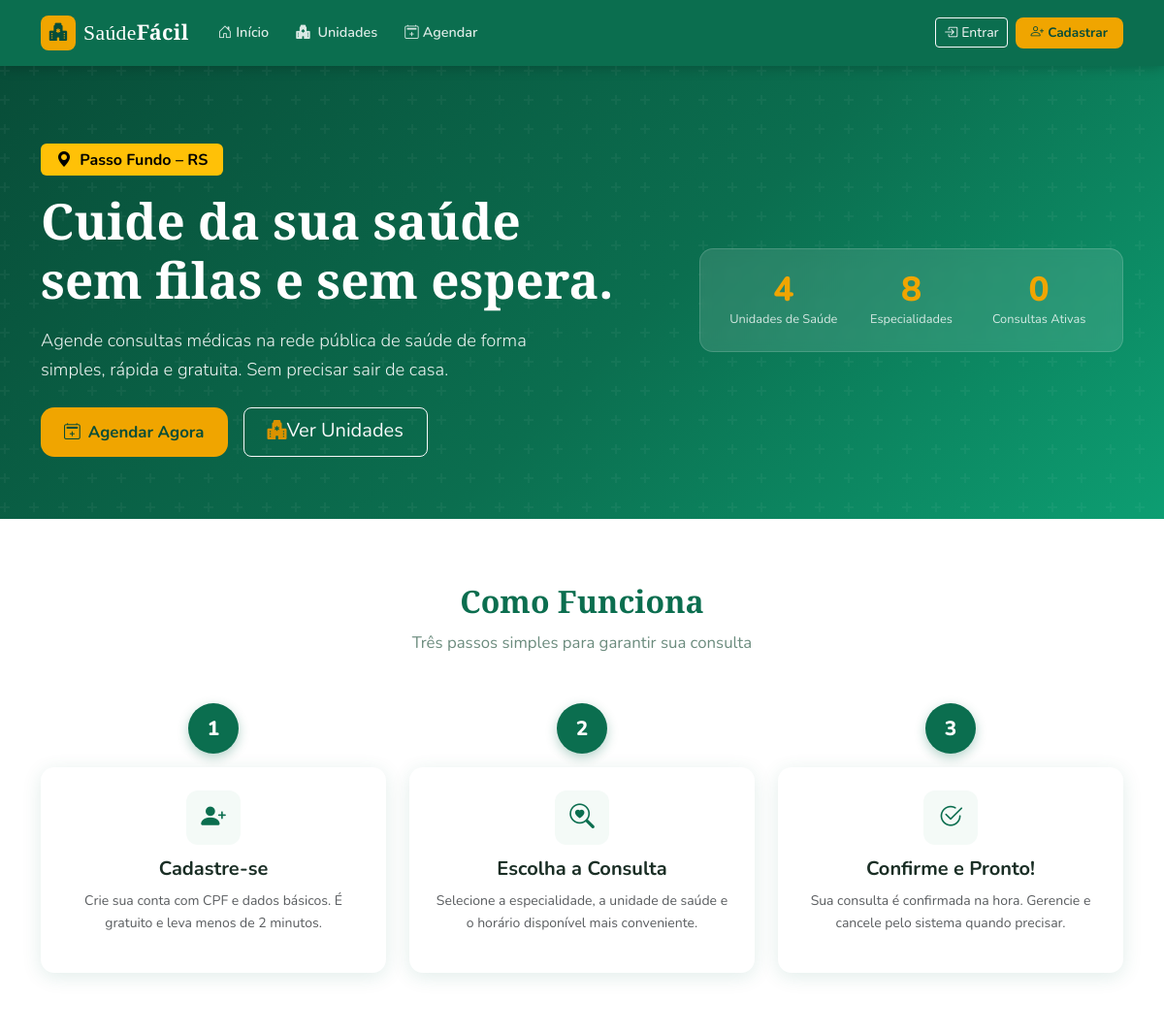
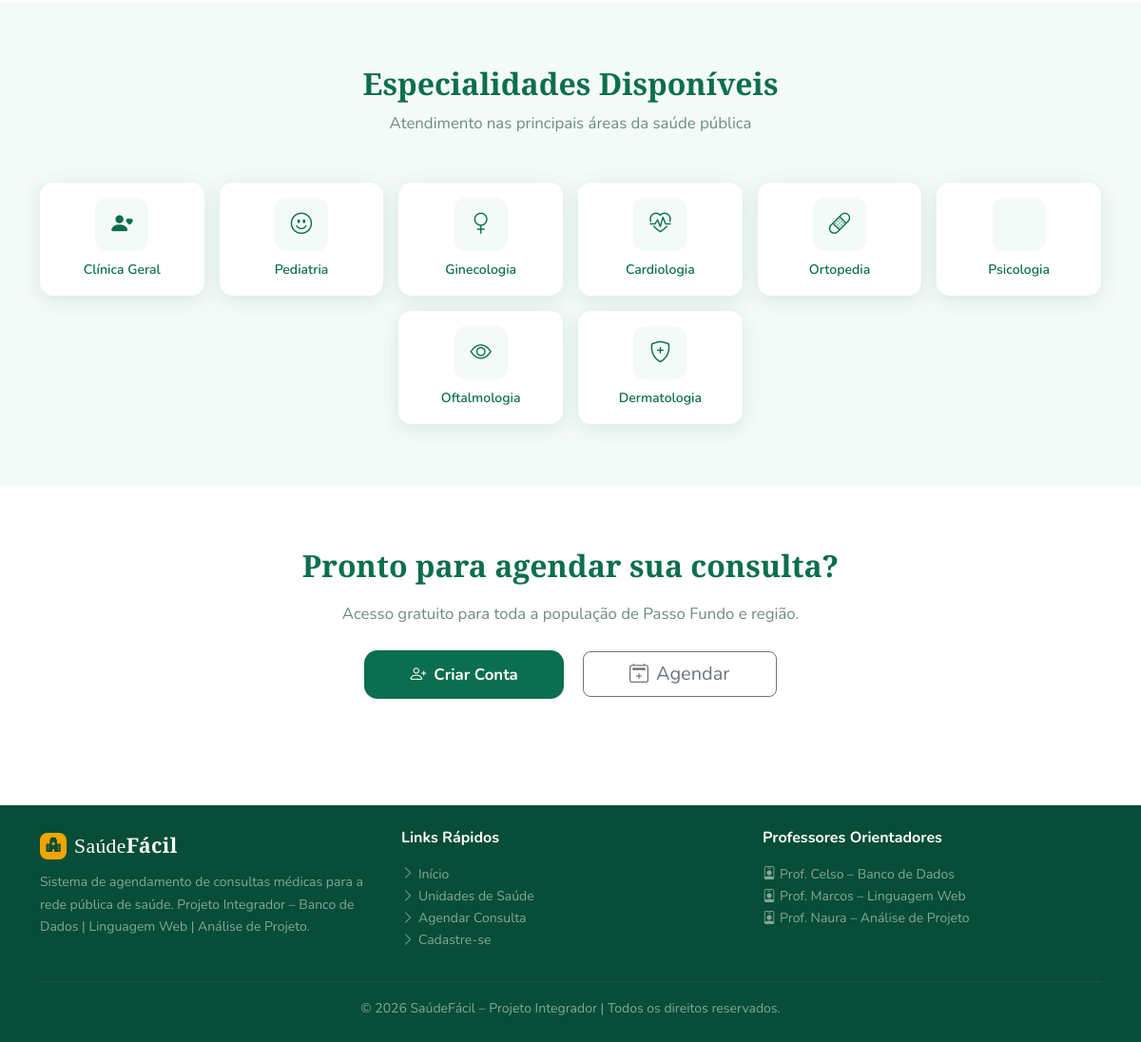
The page / on the database its author committed (2 pictures, top to bottom).
### tables this page shows
CREATE TABLE IF NOT EXISTS especialidades (
    id          INT AUTO_INCREMENT PRIMARY KEY,
    nome        VARCHAR(100) NOT NULL,
    icone       VARCHAR(50) DEFAULT 'bi-heart-pulse'
);

### index.php (the view, shortened to what this page needs)
<?php
require 'includes/header.php';
$pdo = conectar();
$totalUnidades    = $pdo->query("SELECT COUNT(*) FROM unidades WHERE ativo=1")->fetchColumn();
$totalEspecial    = $pdo->query("SELECT COUNT(*) FROM especialidades")->fetchColumn();
$totalAgendadas   = $pdo->query("SELECT COUNT(*) FROM consultas WHERE status='agendada'")->fetchColumn();
$especialidades = $pdo->query("SELECT * FROM especialidades")->fetchAll();
?>
<section class="sf-hero">
    <div class="container position-relative">
        <div class="row align-items-center g-5">
            <div class="col-lg-7">
                <span class="badge text-bg-warning fw-bold mb-3 px-3 py-2 fs-6">
                    <i class="bi bi-geo-alt-fill me-1"></i> Passo Fundo – RS
                </span>
                <h1 class="fw-bold mb-3">Cuide da sua saúde<br>sem filas e sem espera.</h1>
                <p class="lead mb-4">Agende consultas médicas na rede pública de saúde de forma simples, rápida e gratuita. Sem precisar sair de casa.</p>
                <div class="d-flex flex-wrap gap-3">
                    <a href="pages/agendar.php" class="btn btn-sf-accent btn-lg px-4">
                        <i class="bi bi-calendar2-plus me-2"></i>Agendar Agora
                    </a>
                    <a href="pages/unidades.php" class="btn btn-outline-light btn-lg px-4">
                        <i class="bi bi-hospital-fill" style="color:#d99200;"></i>Ver Unidades
                    </a>
                </div>
            </div>
            <div class="col-lg-5">
                <div class="sf-hero-stats">
                    <div class="row text-center g-3">
                        <div class="col-4">
                            <div class="stat-num"><?= $totalUnidades ?></div>
                            <div class="stat-label">Unidades de Saúde</div>
                        </div>
                        <div class="col-4">
                            <div class="stat-num"><?= $totalEspecial ?></div>
                            <div class="stat-label">Especialidades</div>
                        </div>
                        <div class="col-4">
                            <div class="stat-num"><?= $totalAgendadas ?></div>
                            <div class="stat-label">Consultas Ativas</div>
                        </div>
                    </div>
                </div>
            </div>
        </div>
    </div>
</section>
<section class="sf-section">
    <div class="container">
        <div class="text-center mb-5">
            <h2 class="sf-section-title fw-bold">Como Funciona</h2>
            <p class="sf-section-sub">Três passos simples para garantir sua consulta</p>
        </div>
        <div class="row g-4 justify-content-center">
            <div class="col-md-4 sf-fade-in">
                <div class="sf-step">
                    <div class="sf-step-num">1</div>
                    <div class="sf-card p-4 h-100">
                        <div class="card-icon mx-auto"><i class="bi bi-person-plus-fill"></i></div>
                        <h5 class="fw-bold">Cadastre-se</h5>
                        <p class="text-muted small">Crie sua conta com CPF e dados básicos. É gratuito e leva menos de 2 minutos.</p>
                    </div>
                </div>
            </div>
            <div class="col-md-4 sf-fade-in">
                <div class="sf-step">
                    <div class="sf-step-num">2</div>
                    <div class="sf-card p-4 h-100">
                        <div class="card-icon mx-auto"><i class="bi bi-search-heart"></i></div>
                        <h5 class="fw-bold">Escolha a Consulta</h5>
                        <p class="text-muted small">Selecione a especialidade, a unidade de saúde e o horário disponível mais conveniente.</p>
                    </div>
                </div>
            </div>
            <div class="col-md-4 sf-fade-in">
                <div class="sf-step">
                    <div class="sf-step-num">3</div>
                    <div class="sf-card p-4 h-100">
                        <div class="card-icon mx-auto sf-card-accent"><i class="bi bi-check2-circle"></i></div>
                        <h5 class="fw-bold">Confirme e Pronto!</h5>
                        <p class="text-muted small">Sua consulta é confirmada na hora. Gerencie e cancele pelo sistema quando precisar.</p>
                    </div>
                </div>
            </div>
        </div>
    </div>
</section>
<section class="sf-section sf-section-alt">
    <div class="container">
        <div class="text-center mb-5">
            <h2 class="sf-section-title fw-bold">Especialidades Disponíveis</h2>
            <p class="sf-section-sub">Atendimento nas principais áreas da saúde pública</p>
        </div>
        <div class="row g-3 justify-content-center">
            <?php foreach ($especialidades as $esp): ?>
            <div class="col-6 col-md-3 col-lg-2">
                <a href="pages/agendar.php?especialidade=<?= $esp['id'] ?>" class="text-decoration-none">
                    <div class="sf-card p-3 text-center h-100">
                        <div class="card-icon mx-auto mb-2" style="font-size:1.4rem;">
                            <i class="bi <?= htmlspecialchars($esp['icone']) ?>"></i>
                        </div>
                        <div class="fw-semibold small text-sf-primary"><?= htmlspecialchars($esp['nome']) ?></div>
                    </div>
                </a>
            </div>
            <?php endforeach; ?>
        </div>
    </div>
</section>
<section class="sf-section text-center">
    <div class="container">
        <h2 class="sf-section-title fw-bold mb-3">Pronto para agendar sua consulta?</h2>
        <p class="sf-section-sub mb-4">Acesso gratuito para toda a população de Passo Fundo e região.</p>
        <a href="pages/cadastro.php" class="btn btn-sf-primary btn-lg px-5 me-3">
            <i class="bi bi-person-plus me-2"></i>Criar Conta
        </a>
        <a href="pages/agendar.php" class="btn btn-outline-secondary btn-lg px-5">
            <i class="bi bi-calendar2-plus me-2"></i>Agendar
        </a>
    </div>
</section>
<?php require 'includes/footer.php'; ?>

### css/base.css (style rules this page uses)
:root { --sf-primary: #0b6e4f; --sf-primary-d: #084d38; --sf-primary-l: #0d9e72; --sf-accent: #f0a500; --sf-accent-d: #d99200; --sf-light-bg: #f4faf7; --sf-text: #1a2e25; --sf-muted: #6c8c7e; --sf-white: #ffffff; --sf-border: #d4e4dc; --sf-danger: #c0392b; --sf-info: #2471a3; --sf-shadow-sm: 0 2px 8px rgba(11,110,79,.08); --sf-shadow-md: 0 4px 20px rgba(11,110,79,.12); --sf-shadow-lg: 0 10px 32px rgba(11,110,79,.18); --sf-radius-sm: 8px; --sf-radius: 14px; --sf-radius-lg: 20px; --sf-transition: .25s ease; --sf-font-body: 'Nunito', sans-serif; --sf-font-heading: 'Playfair Display', serif; }
*, *::before, *::after { box-sizing: border-box; }
body { font-family: var(--sf-font-body); color: var(--sf-text); background: var(--sf-white); line-height: 1.65; -webkit-font-smoothing: antialiased; }
h1, h2, h3, h4, h5, h6 { font-family: var(--sf-font-body); font-weight: 700; line-height: 1.3; }
a { color: var(--sf-primary); transition: color var(--sf-transition); }
.text-sf-primary { color: var(--sf-primary) !important; }
.sf-section { padding: 64px 0; }
.sf-section-alt { background: var(--sf-light-bg); }
.sf-section-title { font-family: var(--sf-font-heading); color: var(--sf-primary); }
.sf-section-sub { color: var(--sf-muted); font-size: 1.05rem; }
.sf-fade-in { opacity: 0; transform: translateY(24px); animation: sfFadeInUp .6s ease forwards; }
.sf-fade-in:nth-child(1) { animation-delay: .05s; }
.sf-fade-in:nth-child(2) { animation-delay: .15s; }
.sf-fade-in:nth-child(3) { animation-delay: .25s; }

### css/buttons.css (style rules this page uses)
.btn-sf-primary { background: var(--sf-primary); color: var(--sf-white); border: none; border-radius: var(--sf-radius-sm); font-weight: 700; font-family: var(--sf-font-body); padding: 10px 28px; transition: background var(--sf-transition), box-shadow var(--sf-transition); }
.btn-sf-accent { background: var(--sf-accent); color: var(--sf-primary-d); border: none; border-radius: var(--sf-radius-sm); font-weight: 700; font-family: var(--sf-font-body); padding: 10px 28px; transition: background var(--sf-transition), box-shadow var(--sf-transition); }
.btn-sf-primary.btn-lg, .btn-sf-accent.btn-lg { padding: 13px 36px; font-size: 1.05rem; border-radius: var(--sf-radius); }

### css/cards.css (style rules this page uses)
.sf-card { border: none; border-radius: var(--sf-radius); box-shadow: var(--sf-shadow-md); background: var(--sf-white); transition: transform var(--sf-transition), box-shadow var(--sf-transition); }
.sf-card .card-icon { width: 56px; height: 56px; background: var(--sf-light-bg); border-radius: 12px; display: flex; align-items: center; justify-content: center; font-size: 1.6rem; color: var(--sf-primary); margin-bottom: 12px; flex-shrink: 0; }
.sf-step { text-align: center; }
.sf-step-num { width: 52px; height: 52px; background: var(--sf-primary); color: var(--sf-white); border-radius: 50%; display: flex; align-items: center; justify-content: center; font-size: 1.3rem; font-weight: 800; margin: 0 auto 14px; box-shadow: 0 4px 12px rgba(11,110,79,.3); }
.sf-hero-stats { background: rgba(255,255,255,.12); border-radius: var(--sf-radius); padding: 22px 28px; backdrop-filter: blur(6px); border: 1px solid rgba(255,255,255,.15); }
.sf-hero-stats .stat-num { font-size: 2.2rem; font-weight: 800; color: var(--sf-accent); line-height: 1.1; }
.sf-hero-stats .stat-label { font-size: .8rem; opacity: .8; margin-top: 2px; }

### css/pages.css (style rules this page uses)
.sf-hero { background: linear-gradient( 135deg, var(--sf-primary-d) 0%, var(--sf-primary) 55%, var(--sf-primary-l) 100% ); color: var(--sf-white); padding: 80px 0 64px; position: relative; overflow: hidden; }
.sf-hero::before { content: ''; position: absolute; inset: 0; pointer-events: none; }
.sf-hero h1 { font-family: var(--sf-font-heading); font-size: clamp(2rem, 5vw, 3.2rem); line-height: 1.2; }
.sf-hero .lead { font-size: 1.15rem; opacity: .92; max-width: 560px; }

### rows shown on the page
especialidades: nome "Clínica Geral"
especialidades: nome "Pediatria"
especialidades: nome "Ginecologia"
especialidades: nome "Cardiologia"
especialidades: nome "Ortopedia"
especialidades: nome "Psicologia"
especialidades: nome "Oftalmologia"
especialidades: nome "Dermatologia"

### other values the page prints
$totalUnidades "4"
$totalEspecial "8"
$totalAgendadas "0"
